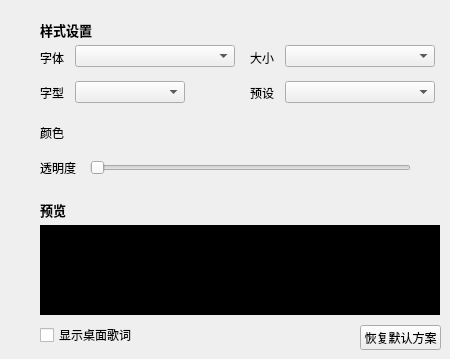
   <widget class="QWidget" name="five">
    <widget class="QLabel" name="DbaseSetSongWordWidget">
     <property name="geometry">
      <rect>
       <x>40</x>
       <y>20</y>
       <width>60</width>
       <height>20</height>
      </rect>
     </property>
     <property name="styleSheet">
      <string notr="true">background-color:transparent;
font-size:13px;
font-weight:bold;</string>
     </property>
     <property name="text">
      <string>样式设置</string>
     </property>
    </widget>
    <widget class="QLabel" name="DSetColorSongWordWidget">
     <property name="geometry">
      <rect>
       <x>40</x>
       <y>200</y>
       <width>41</width>
       <height>20</height>
      </rect>
     </property>
     <property name="styleSheet">
      <string notr="true">background-color:transparent;
font-size:13px;
font-weight:bold;</string>
     </property>
     <property name="text">
      <string>预览</string>
     </property>
    </widget>
    <widget class="MusicPreviewLabel" name="DshowLabel">
     <property name="geometry">
      <rect>
       <x>40</x>
       <y>225</y>
       <width>400</width>
       <height>90</height>
      </rect>
     </property>
     <property name="styleSheet">
      <string notr="true">background:black
</string>
     </property>
     <property name="text">
      <string/>
     </property>
    </widget>
    <widget class="QComboBox" name="DfontComboBox">
     <property name="geometry">
      <rect>
       <x>75</x>
       <y>45</y>
       <width>160</width>
       <height>22</height>
      </rect>
     </property>
    </widget>
    <widget class="QLabel" name="DfontLabel">
     <property name="geometry">
      <rect>
       <x>40</x>
       <y>50</y>
       <width>31</width>
       <height>16</height>
      </rect>
     </property>
     <property name="text">
      <string>字体</string>
     </property>
    </widget>
    <widget class="QLabel" name="DfontSizeLabel">
     <property name="geometry">
      <rect>
       <x>250</x>
       <y>50</y>
       <width>31</width>
       <height>16</height>
      </rect>
     </property>
     <property name="text">
      <string>大小</string>
     </property>
    </widget>
    <widget class="QComboBox" name="DfontSizeComboBox">
     <property name="geometry">
      <rect>
       <x>285</x>
       <y>45</y>
       <width>150</width>
       <height>22</height>
      </rect>
     </property>
    </widget>
    <widget class="QLabel" name="DfontTypeLabel">
     <property name="geometry">
      <rect>
       <x>40</x>
       <y>85</y>
       <width>31</width>
       <height>16</height>
      </rect>
     </property>
     <property name="text">
      <string>字型</string>
     </property>
    </widget>
    <widget class="QComboBox" name="DfontTypeComboBox">
     <property name="geometry">
      <rect>
       <x>75</x>
       <y>81</y>
       <width>110</width>
       <height>22</height>
      </rect>
     </property>
    </widget>
    <widget class="QLabel" name="DfontColorLabel">
     <property name="geometry">
      <rect>
       <x>40</x>
       <y>125</y>
       <width>31</width>
       <height>16</height>
      </rect>
     </property>
     <property name="text">
      <string>颜色</string>
     </property>
    </widget>
    <widget class="MusicColorPreviewLabel" name="DnoPlayedPushButton">
     <property name="geometry">
      <rect>
       <x>200</x>
       <y>120</y>
       <width>80</width>
       <height>25</height>
      </rect>
     </property>
     <property name="text">
      <string/>
     </property>
    </widget>
    <widget class="MusicColorPreviewLabel" name="DplayedPushButton">
     <property name="geometry">
      <rect>
       <x>75</x>
       <y>120</y>
       <width>80</width>
       <height>25</height>
      </rect>
     </property>
     <property name="text">
      <string/>
     </property>
    </widget>
    <widget class="QLabel" name="DfontDefaultColorLabel">
     <property name="geometry">
      <rect>
       <x>250</x>
       <y>85</y>
       <width>31</width>
       <height>16</height>
      </rect>
     </property>
     <property name="text">
      <string>预设</string>
     </property>
    </widget>
    <widget class="QComboBox" name="DfontDefaultColorComboBox">
     <property name="geometry">
      <rect>
       <x>285</x>
       <y>81</y>
       <width>150</width>
       <height>22</height>
      </rect>
     </property>
    </widget>
    <widget class="QPushButton" name="DresetPushButton">
     <property name="geometry">
      <rect>
       <x>360</x>
       <y>325</y>
       <width>81</width>
       <height>25</height>
      </rect>
     </property>
     <property name="text">
      <string>恢复默认方案</string>
     </property>
    </widget>
    <widget class="QLabel" name="DfontTransLabel">
     <property name="geometry">
      <rect>
       <x>40</x>
       <y>160</y>
       <width>41</width>
       <height>16</height>
      </rect>
     </property>
     <property name="text">
      <string>透明度</string>
     </property>
    </widget>
    <widget class="MusicClickedSlider" name="DtransparentSlider">
     <property name="geometry">
      <rect>
       <x>90</x>
       <y>158</y>
       <width>321</width>
       <height>20</height>
      </rect>
     </property>
     <property name="orientation">
      <enum>Qt::Horizontal</enum>
     </property>
    </widget>
    <widget class="QCheckBox" name="showDesktopCheckBox">
     <property name="geometry">
      <rect>
       <x>40</x>
       <y>325</y>
       <width>100</width>
       <height>20</height>
      </rect>
     </property>
     <property name="text">
      <string>显示桌面歌词</string>
     </property>
    </widget>
   </widget>
